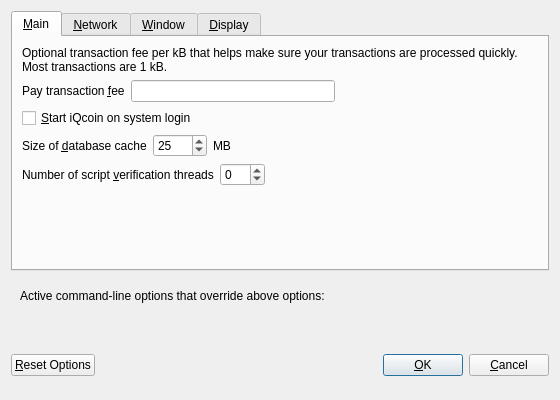
<?xml version="1.0" encoding="UTF-8"?>
<ui version="4.0">
 <class>OptionsDialog</class>
 <widget class="QDialog" name="OptionsDialog">
  <property name="geometry">
   <rect>
    <x>0</x>
    <y>0</y>
    <width>560</width>
    <height>400</height>
   </rect>
  </property>
  <property name="windowTitle">
   <string>Options</string>
  </property>
  <property name="modal">
   <bool>true</bool>
  </property>
  <layout class="QVBoxLayout" name="verticalLayout">
   <item>
    <widget class="QTabWidget" name="tabWidget">
     <property name="currentIndex">
      <number>0</number>
     </property>
     <widget class="QWidget" name="tabMain">
      <attribute name="title">
       <string>&amp;Main</string>
      </attribute>
      <layout class="QVBoxLayout" name="verticalLayout_Main">
       <item>
        <widget class="QLabel" name="transactionFeeInfoLabel">
         <property name="text">
          <string>Optional transaction fee per kB that helps make sure your transactions are processed quickly. Most transactions are 1 kB.</string>
         </property>
         <property name="textFormat">
          <enum>Qt::PlainText</enum>
         </property>
         <property name="wordWrap">
          <bool>true</bool>
         </property>
        </widget>
       </item>
       <item>
        <layout class="QHBoxLayout" name="horizontalLayout_1_Main">
         <item>
          <widget class="QLabel" name="transactionFeeLabel">
           <property name="text">
            <string>Pay transaction &amp;fee</string>
           </property>
           <property name="textFormat">
            <enum>Qt::PlainText</enum>
           </property>
           <property name="buddy">
            <cstring>transactionFee</cstring>
           </property>
          </widget>
         </item>
         <item>
          <widget class="iQcoinAmountField" name="transactionFee"/>
         </item>
         <item>
          <spacer name="horizontalSpacer_1_Main">
           <property name="orientation">
            <enum>Qt::Horizontal</enum>
           </property>
           <property name="sizeHint" stdset="0">
            <size>
             <width>40</width>
             <height>20</height>
            </size>
           </property>
          </spacer>
         </item>
        </layout>
       </item>
       <item>
        <widget class="QCheckBox" name="iQcoinAtStartup">
         <property name="toolTip">
          <string>Automatically start iQcoin after logging in to the system.</string>
         </property>
         <property name="text">
          <string>&amp;Start iQcoin on system login</string>
         </property>
        </widget>
       </item>
       <item>
        <layout class="QHBoxLayout" name="horizontalLayout_2_Main">
         <item>
          <widget class="QLabel" name="databaseCacheLabel">
           <property name="text">
            <string>Size of &amp;database cache</string>
           </property>
           <property name="textFormat">
            <enum>Qt::PlainText</enum>
           </property>
           <property name="buddy">
            <cstring>databaseCache</cstring>
           </property>
          </widget>
         </item>
         <item>
          <widget class="QSpinBox" name="databaseCache">
           <property name="toolTip">
            <string>Set database cache size in megabytes (default: 25)</string>
           </property>
           <property name="maximum">
            <number>1024</number>
           </property>
           <property name="value">
            <number>25</number>
           </property>
          </widget>
         </item>
         <item>
          <widget class="QLabel" name="databaseCacheUnitLabel">
           <property name="text">
            <string>MB</string>
           </property>
           <property name="textFormat">
            <enum>Qt::PlainText</enum>
           </property>
          </widget>
         </item>
         <item>
          <spacer name="horizontalSpacer_2_Main">
           <property name="orientation">
            <enum>Qt::Horizontal</enum>
           </property>
           <property name="sizeHint" stdset="0">
            <size>
             <width>40</width>
             <height>20</height>
            </size>
           </property>
          </spacer>
         </item>
        </layout>
       </item>
       <item>
        <layout class="QHBoxLayout" name="horizontalLayout_3_Main">
         <item>
          <widget class="QLabel" name="threadsScriptVerifLabel">
           <property name="text">
            <string>Number of script &amp;verification threads</string>
           </property>
           <property name="textFormat">
            <enum>Qt::PlainText</enum>
           </property>
           <property name="buddy">
            <cstring>threadsScriptVerif</cstring>
           </property>
          </widget>
         </item>
         <item>
          <widget class="QSpinBox" name="threadsScriptVerif">
           <property name="toolTip">
            <string>Set the number of script verification threads (up to 16, 0 = auto, &lt;0 = leave that many cores free, default: 0)</string>
           </property>
           <property name="minimum">
            <number>-16</number>
           </property>
           <property name="maximum">
            <number>16</number>
           </property>
          </widget>
         </item>
         <item>
          <spacer name="horizontalSpacer_3_Main">
           <property name="orientation">
            <enum>Qt::Horizontal</enum>
           </property>
           <property name="sizeHint" stdset="0">
            <size>
             <width>40</width>
             <height>20</height>
            </size>
           </property>
          </spacer>
         </item>
        </layout>
       </item>
       <item>
        <spacer name="verticalSpacer_Main">
         <property name="orientation">
          <enum>Qt::Vertical</enum>
         </property>
         <property name="sizeHint" stdset="0">
          <size>
           <width>20</width>
           <height>40</height>
          </size>
         </property>
        </spacer>
       </item>
      </layout>
     </widget>
     <widget class="QWidget" name="tabNetwork">
      <attribute name="title">
       <string>&amp;Network</string>
      </attribute>
      <layout class="QVBoxLayout" name="verticalLayout_Network">
       <item>
        <widget class="QCheckBox" name="mapPortUpnp">
         <property name="toolTip">
          <string>Automatically open the iQcoin client port on the router. This only works when your router supports UPnP and it is enabled.</string>
         </property>
         <property name="text">
          <string>Map port using &amp;UPnP</string>
         </property>
        </widget>
       </item>
       <item>
        <widget class="QCheckBox" name="connectSocks">
         <property name="toolTip">
          <string>Connect to the iQcoin network through a SOCKS proxy.</string>
         </property>
         <property name="text">
          <string>&amp;Connect through SOCKS proxy (default proxy):</string>
         </property>
        </widget>
       </item>
       <item>
        <layout class="QHBoxLayout" name="horizontalLayout_1_Network">
         <item>
          <widget class="QLabel" name="proxyIpLabel">
           <property name="text">
            <string>Proxy &amp;IP:</string>
           </property>
           <property name="textFormat">
            <enum>Qt::PlainText</enum>
           </property>
           <property name="buddy">
            <cstring>proxyIp</cstring>
           </property>
          </widget>
         </item>
         <item>
          <widget class="QValidatedLineEdit" name="proxyIp">
           <property name="minimumSize">
            <size>
             <width>140</width>
             <height>0</height>
            </size>
           </property>
           <property name="maximumSize">
            <size>
             <width>140</width>
             <height>16777215</height>
            </size>
           </property>
           <property name="toolTip">
            <string>IP address of the proxy (e.g. IPv4: 127.0.0.1 / IPv6: ::1)</string>
           </property>
          </widget>
         </item>
         <item>
          <widget class="QLabel" name="proxyPortLabel">
           <property name="text">
            <string>&amp;Port:</string>
           </property>
           <property name="textFormat">
            <enum>Qt::PlainText</enum>
           </property>
           <property name="buddy">
            <cstring>proxyPort</cstring>
           </property>
          </widget>
         </item>
         <item>
          <widget class="QLineEdit" name="proxyPort">
           <property name="minimumSize">
            <size>
             <width>55</width>
             <height>0</height>
            </size>
           </property>
           <property name="maximumSize">
            <size>
             <width>55</width>
             <height>16777215</height>
            </size>
           </property>
           <property name="toolTip">
            <string>Port of the proxy (e.g. 9050)</string>
           </property>
          </widget>
         </item>
         <item>
          <widget class="QLabel" name="socksVersionLabel">
           <property name="text">
            <string>SOCKS &amp;Version:</string>
           </property>
           <property name="textFormat">
            <enum>Qt::PlainText</enum>
           </property>
           <property name="buddy">
            <cstring>socksVersion</cstring>
           </property>
          </widget>
         </item>
         <item>
          <widget class="QValueComboBox" name="socksVersion">
           <property name="toolTip">
            <string>SOCKS version of the proxy (e.g. 5)</string>
           </property>
          </widget>
         </item>
         <item>
          <spacer name="horizontalSpacer_1_Network">
           <property name="orientation">
            <enum>Qt::Horizontal</enum>
           </property>
           <property name="sizeHint" stdset="0">
            <size>
             <width>40</width>
             <height>20</height>
            </size>
           </property>
          </spacer>
         </item>
        </layout>
       </item>
       <item>
        <spacer name="verticalSpacer_Network">
         <property name="orientation">
          <enum>Qt::Vertical</enum>
         </property>
         <property name="sizeHint" stdset="0">
          <size>
           <width>20</width>
           <height>40</height>
          </size>
         </property>
        </spacer>
       </item>
      </layout>
     </widget>
     <widget class="QWidget" name="tabWindow">
      <attribute name="title">
       <string>&amp;Window</string>
      </attribute>
      <layout class="QVBoxLayout" name="verticalLayout_Window">
       <item>
        <widget class="QCheckBox" name="minimizeToTray">
         <property name="toolTip">
          <string>Show only a tray icon after minimizing the window.</string>
         </property>
         <property name="text">
          <string>&amp;Minimize to the tray instead of the taskbar</string>
         </property>
        </widget>
       </item>
       <item>
        <widget class="QCheckBox" name="minimizeOnClose">
         <property name="toolTip">
          <string>Minimize instead of exit the application when the window is closed. When this option is enabled, the application will be closed only after selecting Quit in the menu.</string>
         </property>
         <property name="text">
          <string>M&amp;inimize on close</string>
         </property>
        </widget>
       </item>
       <item>
        <spacer name="verticalSpacer_Window">
         <property name="orientation">
          <enum>Qt::Vertical</enum>
         </property>
         <property name="sizeHint" stdset="0">
          <size>
           <width>20</width>
           <height>40</height>
          </size>
         </property>
        </spacer>
       </item>
      </layout>
     </widget>
     <widget class="QWidget" name="tabDisplay">
      <attribute name="title">
       <string>&amp;Display</string>
      </attribute>
      <layout class="QVBoxLayout" name="verticalLayout_Display">
       <item>
        <layout class="QHBoxLayout" name="horizontalLayout_1_Display">
         <item>
          <widget class="QLabel" name="langLabel">
           <property name="text">
            <string>User Interface &amp;language:</string>
           </property>
           <property name="textFormat">
            <enum>Qt::PlainText</enum>
           </property>
           <property name="buddy">
            <cstring>lang</cstring>
           </property>
          </widget>
         </item>
         <item>
          <widget class="QValueComboBox" name="lang">
           <property name="toolTip">
            <string>The user interface language can be set here. This setting will take effect after restarting iQcoin.</string>
           </property>
          </widget>
         </item>
        </layout>
       </item>
       <item>
        <layout class="QHBoxLayout" name="horizontalLayout_2_Display">
         <item>
          <widget class="QLabel" name="unitLabel">
           <property name="text">
            <string>&amp;Unit to show amounts in:</string>
           </property>
           <property name="textFormat">
            <enum>Qt::PlainText</enum>
           </property>
           <property name="buddy">
            <cstring>unit</cstring>
           </property>
          </widget>
         </item>
         <item>
          <widget class="QValueComboBox" name="unit">
           <property name="toolTip">
            <string>Choose the default subdivision unit to show in the interface and when sending coins.</string>
           </property>
          </widget>
         </item>
        </layout>
       </item>
       <item>
        <widget class="QCheckBox" name="displayAddresses">
         <property name="toolTip">
          <string>Whether to show iQcoin addresses in the transaction list or not.</string>
         </property>
         <property name="text">
          <string>&amp;Display addresses in transaction list</string>
         </property>
        </widget>
       </item>
       <item>
        <widget class="QCheckBox" name="coinControlFeatures">
         <property name="toolTip">
          <string>Whether to show coin control features or not.</string>
         </property>
         <property name="text">
          <string>Display coin &amp;control features (experts only)</string>
         </property>
        </widget>
       </item>
       <item>
        <spacer name="verticalSpacer_Display">
         <property name="orientation">
          <enum>Qt::Vertical</enum>
         </property>
         <property name="sizeHint" stdset="0">
          <size>
           <width>20</width>
           <height>40</height>
          </size>
         </property>
        </spacer>
       </item>
      </layout>
     </widget>
    </widget>
   </item>
   <item>
    <widget class="QFrame" name="frame">
     <layout class="QVBoxLayout" name="verticalLayout_Bottom">
      <item>
       <layout class="QHBoxLayout" name="horizontalLayout_Bottom">
        <item>
         <widget class="QLabel" name="overriddenByCommandLineInfoLabel">
          <property name="text">
           <string>Active command-line options that override above options: </string>
          </property>
          <property name="textFormat">
           <enum>Qt::PlainText</enum>
          </property>
         </widget>
        </item>
        <item>
         <spacer name="horizontalSpacer_Bottom">
          <property name="orientation">
           <enum>Qt::Horizontal</enum>
          </property>
          <property name="sizeHint" stdset="0">
           <size>
            <width>40</width>
            <height>20</height>
           </size>
          </property>
         </spacer>
        </item>
       </layout>
      </item>
      <item>
       <widget class="QLabel" name="overriddenByCommandLineLabel">
        <property name="text">
         <string/>
        </property>
        <property name="textFormat">
         <enum>Qt::PlainText</enum>
        </property>
        <property name="wordWrap">
         <bool>true</bool>
        </property>
       </widget>
      </item>
     </layout>
    </widget>
   </item>
   <item>
    <layout class="QHBoxLayout" name="horizontalLayout_Buttons">
     <item>
      <widget class="QPushButton" name="resetButton">
       <property name="toolTip">
        <string>Reset all client options to default.</string>
       </property>
       <property name="text">
        <string>&amp;Reset Options</string>
       </property>
       <property name="autoDefault">
        <bool>false</bool>
       </property>
      </widget>
     </item>
     <item>
      <spacer name="horizontalSpacer_1">
       <property name="orientation">
        <enum>Qt::Horizontal</enum>
       </property>
       <property name="sizeHint" stdset="0">
        <size>
         <width>40</width>
         <height>48</height>
        </size>
       </property>
      </spacer>
     </item>
     <item>
      <widget class="QLabel" name="statusLabel">
       <property name="minimumSize">
        <size>
         <width>200</width>
         <height>0</height>
        </size>
       </property>
       <property name="font">
        <font>
         <weight>75</weight>
         <bold>true</bold>
        </font>
       </property>
       <property name="text">
        <string/>
       </property>
       <property name="textFormat">
        <enum>Qt::PlainText</enum>
       </property>
       <property name="wordWrap">
        <bool>true</bool>
       </property>
      </widget>
     </item>
     <item>
      <spacer name="horizontalSpacer_2">
       <property name="orientation">
        <enum>Qt::Horizontal</enum>
       </property>
       <property name="sizeHint" stdset="0">
        <size>
         <width>40</width>
         <height>48</height>
        </size>
       </property>
      </spacer>
     </item>
     <item>
      <widget class="QPushButton" name="okButton">
       <property name="text">
        <string>&amp;OK</string>
       </property>
      </widget>
     </item>
     <item>
      <widget class="QPushButton" name="cancelButton">
       <property name="text">
        <string>&amp;Cancel</string>
       </property>
       <property name="autoDefault">
        <bool>false</bool>
       </property>
      </widget>
     </item>
    </layout>
   </item>
  </layout>
 </widget>
 <customwidgets>
  <customwidget>
   <class>iQcoinAmountField</class>
   <extends>QLineEdit</extends>
   <header>iQcoinamountfield.h</header>
   <container>1</container>
  </customwidget>
  <customwidget>
   <class>QValidatedLineEdit</class>
   <extends>QLineEdit</extends>
   <header>qvalidatedlineedit.h</header>
  </customwidget>
  <customwidget>
   <class>QValueComboBox</class>
   <extends>QComboBox</extends>
   <header>qvaluecombobox.h</header>
  </customwidget>
 </customwidgets>
 <resources/>
 <connections/>
</ui>
